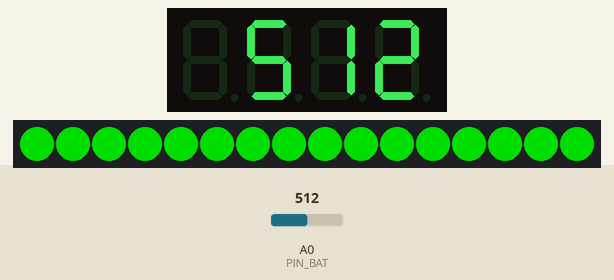
This sketch was run on a simulated Arduino Uno, built with avr-gcc and run on an emulated ATmega328P. Parts: 4-digit seven-segment display, 16 RGB LEDs in strip order, left to right. The test bench sets the inputs (shaded band); at power-on: A0 (PIN_BAT) = 512. Dim RGB values are drawn brighter than linear.

Above: at 1.2 s.
1.3 s: A0 (PIN_BAT) set to 716
At 2.1 s:
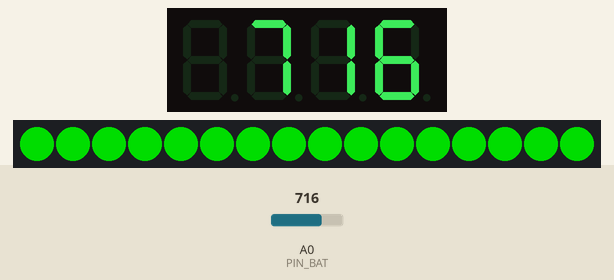
2.9 s: A0 (PIN_BAT) set to 900
At 4.1 s:
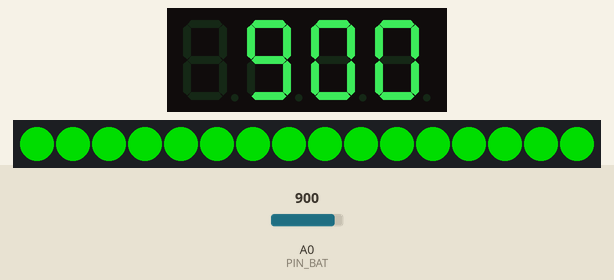
4.4 s: A0 (PIN_BAT) set to 1023
At 5.0 s:
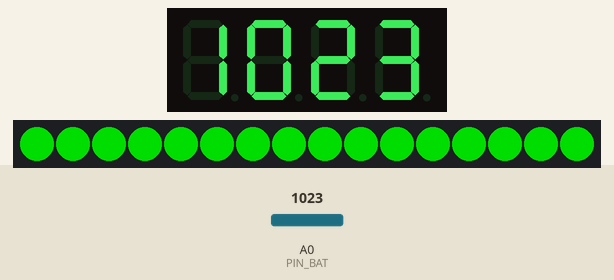
Timing chart, 0 to 7.4 s (numbered marks = the images above; inputs shaded):
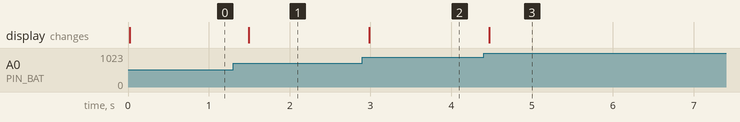

The sketch:

BatteryCheckTest.ino
```cpp
// for battery check
const int PIN_BAT = A0;
// for 7-SEG LED
#include "SevSeg.h"
SevSeg g_7seg;
const int displayType = COMMON_CATHODE;
const int digit1 = 8;                   //Pin 1
const int digit2 = 5;                   //Pin 10
const int digit3 = 11;                  //Pin 4
const int digit4 = 13;                  //Pin 6
const int segA = 7;                     //Pin 12
const int segB = 6;                     //Pin 11
const int segC = 10;                    //Pin 3
const int segD = 3;                     //Pin 8
const int segE = 9;                     //Pin 2
const int segF = 4;                     //Pin 9
const int segG = 2;                     //Pin 7
const int segDP= 12;                    //Pin 5
const int numberOfDigits = 4;
//
#include <Adafruit_NeoPixel.h>
#ifdef __AVR__
  #include <avr/power.h>
#endif

#define PIN            A5
#define NUMPIXELS      16
Adafruit_NeoPixel pixels = Adafruit_NeoPixel(NUMPIXELS, PIN, NEO_GRB + NEO_KHZ800);

void checkBattery();
void set7Seg(int val);

void setup()
{
  // 7-SEG LED config
  g_7seg.Begin(displayType, numberOfDigits, digit1, digit2, digit3, digit4, segA, segB, segC, segD, segE, segF, segG, segDP);
  g_7seg.SetBrightness(100);
  //
  pixels.begin();
}

void loop()
{
  checkBattery();
}

void checkBattery()
{
  int val = analogRead(PIN_BAT);
  for(int i=0; i<10; ++i)
  {
    set7Seg(val);
  }
}

void set7Seg(int val)
{
  char str[10];
  sprintf(str, "%4d", val);
  g_7seg.DisplayString(str, 0);
  for(int i=0;i<NUMPIXELS;i++)
  {
    pixels.setPixelColor(i, pixels.Color(0,150,0));
    pixels.show();
  }
}
```

Measured:
- after the input at 1.3 s, the display: changes after 0.19 s (image 1)
- after the input at 2.9 s, the display: changes after 0.08 s (image 2)
- after the input at 4.4 s, the display: changes after 0.07 s (image 3)
